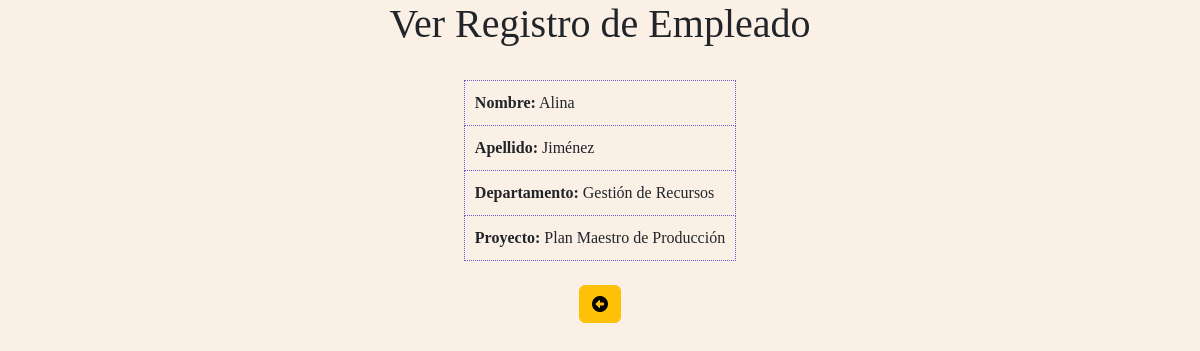
Page /ver_empleado/4 on the committed database.
### empleados/models.py (models this page shows, shortened)
class Empleado(models.Model):
    SEXO = [
        ("M", "Masculino"),
        ("F", "Femenino"),
    ]
    nombre = models.CharField(max_length=50)
    apellido = models.CharField(max_length=50)
    sexo = models.CharField(max_length=1, choices=SEXO, null=True)
    email = models.CharField(max_length=50)
    direccion = models.CharField(max_length=100)
    sueldo = models.IntegerField(null=True)
    departamento = models.ForeignKey(Departamento, on_delete=models.SET_NULL, null=True)
    proyecto = models.ForeignKey(Proyecto, on_delete=models.SET_NULL, null=True)

class Departamento(models.Model):
    codigo = models.CharField(max_length=10)
    nombre = models.CharField(max_length=50)
    jefe = models.CharField(max_length=50)
    def __str__(self):
        return f'{self.nombre}'

class Proyecto(models.Model):
    codigo = models.CharField(max_length=10)
    nombre = models.CharField(max_length=200)
    fecha_inicio = models.DateField(null=True)
    fecha_fin = models.DateField(null=True)
    cliente = models.CharField(max_length=50)
    def __str__(self):
        return f'{self.nombre}'

### empleados/views.py (the view)
# urls.py: path('ver_empleado/<int:idEmpleado>', ver_empleado),
def ver_empleado(request, idEmpleado):
    pagina = loader.get_template('ver_empleado.html')
    empleado = get_object_or_404(Empleado, pk=idEmpleado)
    mensaje = {'empleado': empleado}
    return HttpResponse(pagina.render(mensaje, request))

### empleados/templates/ver_empleado.html (shortened to what this page needs)
<!DOCTYPE html>
<html lang="en">
<head>
    {% load static %}
    <link href="https://cdn.jsdelivr.net/npm/bootstrap@5.3.0/dist/css/bootstrap.min.css" rel="stylesheet">
    <link href="{% static 'fontawesomefree/css/fontawesome.css' %}" rel="stylesheet" type="text/css">
    <link href="{% static 'fontawesomefree/css/brands.css' %}" rel="stylesheet" type="text/css">
    <link href="{% static 'fontawesomefree/css/solid.css' %}" rel="stylesheet" type="text/css">
</head>
<body>
    <div class="panel panel-primary" align="center">
        <h1>Ver Registro de Empleado</h1>
    </div>
    <br>
    <div class="table-responsive">
        <table align="center">
            <tr>
                <td><strong>Nombre:</strong> {{empleado.nombre}}</td>
            </tr>
            <tr>
                <td><strong>Apellido:</strong> {{empleado.apellido}}</td>
            </tr>
            <tr>
                <td><strong>Departamento:</strong> {{empleado.departamento}}</td>
            </tr>
                <td><strong>Proyecto:</strong> {{empleado.proyecto}}</td>
        </table>
    </div>
    <br>
    <div align="center">
        <a class="btn btn-warning" href="{%url 'inicio'%}"><i class="fa-solid fa-circle-left"></i></a>
    </div>
</body>
</html>

### empleados/templates/ver_empleado.html (style rules this page uses)
body { background-color:Linen; }
h1 { font-family:Footlight MT Light }
th, td { border:1px solid black; border-radius:10px; padding: 10px; border-style:dotted; font-family:Footlight MT Light; border-color: #6a5acd }

### rows in the picture
Empleado: nombre "Alina", apellido "Jiménez", departamento "Gestión de Recursos", proyecto "Plan Maestro de Producción"
